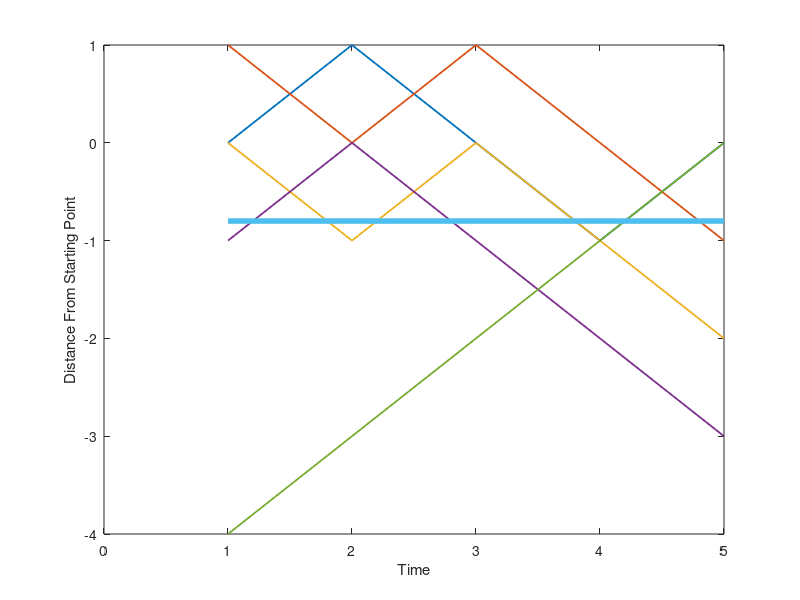

This figure's MATLAB source:
clear;clc;clf;

d = []; % vector to track distance

avgV = []; % vector to track averages of all distances 

coinFlipAmount = input("How many coins to flip in 1 trial?\n");
timesToRun = input("How many trials to run?\n");

steps = 0; % tracks how many steps forwards/backwards have been taken
for j = 1:timesToRun
    
    %%% steps forwards or backwards randomly based on coinFlipAmount
    for i = 1:coinFlipAmount
        if (randi([0 1]) == 0) % step backwards
            d = [d, steps--];
        else % step forwards
            d = [d, steps++];
        endif
    endfor
    
    %%% adds the mean distance to the vector
    avgV = [avgV, mean(d)];
    
    %%% plots data
    plot(d, "linewidth", 1.3)
    hold on;
    xlabel("Time"); ylabel("Distance From Starting Point"); 
    xlim([0 coinFlipAmount]);
    
    %%% resets distance vector
    d = [];
    
endfor

%%% prints output
fprintf("Average distance moved of all %i trials was %i", timesToRun, mean(avgV))

%%% plots mean as a vector
plot(repmat(mean(avgV), coinFlipAmount, 1), "linewidth", 4);
